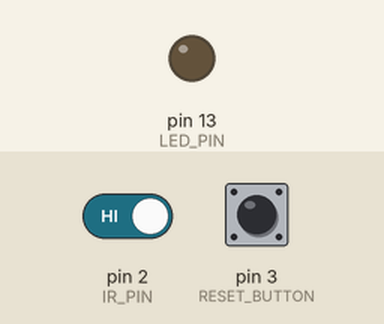
Recording of a sketch running on a simulated Arduino Uno, built with avr-gcc and run on an emulated ATmega328P. Parts: output pins drawn as LEDs (lit = HIGH). Dashed ring = blinking. Inputs (shaded band) come from the test bench; at power-on: pin 2 (IR_PIN) HIGH, pin 3 (RESET_BUTTON) HIGH.

Above: at 1.2 s.
1.3 s: pin 2 (IR_PIN) driven LOW
At 1.45 s:
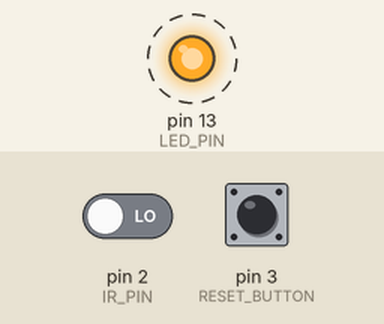
4.3 s: pin 3 (RESET_BUTTON) pulled LOW for 3.2 s
Timing chart, 0 to 15.0 s (numbered marks = the images above; inputs shaded):
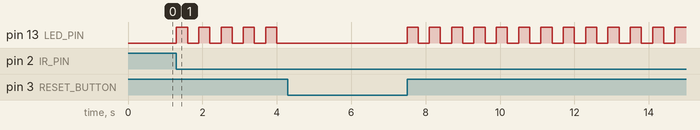

Measured:
- after the input at 1.3 s, pin 13 (LED_PIN): alternates HIGH for 0.30 s and LOW for 0.30 s, starting at once

The sketch:

ir_security_reset.ino
```cpp
#define IR_PIN 2
#define RESET_BUTTON 3
#define LED_PIN 13

bool alarmTriggered = false;

void setup() {
  pinMode(IR_PIN, INPUT);
  pinMode(RESET_BUTTON, INPUT_PULLUP);
  pinMode(LED_PIN, OUTPUT);
}

void loop() {

  int irState = digitalRead(IR_PIN);
  int resetState = digitalRead(RESET_BUTTON);

  // IR sensor triggers alarm (LOW when object detected)
  if (irState == LOW) {
    alarmTriggered = true;
  }

  // Reset button clears alarm (LOW when pressed)
  if (resetState == LOW) {
    alarmTriggered = false;
    digitalWrite(LED_PIN, LOW);
    delay(200);   // debounce
  }

  // Alarm action: blink LED continuously
  if (alarmTriggered) {
    digitalWrite(LED_PIN, HIGH);
    delay(300);
    digitalWrite(LED_PIN, LOW);
    delay(300);
  }
}
```
